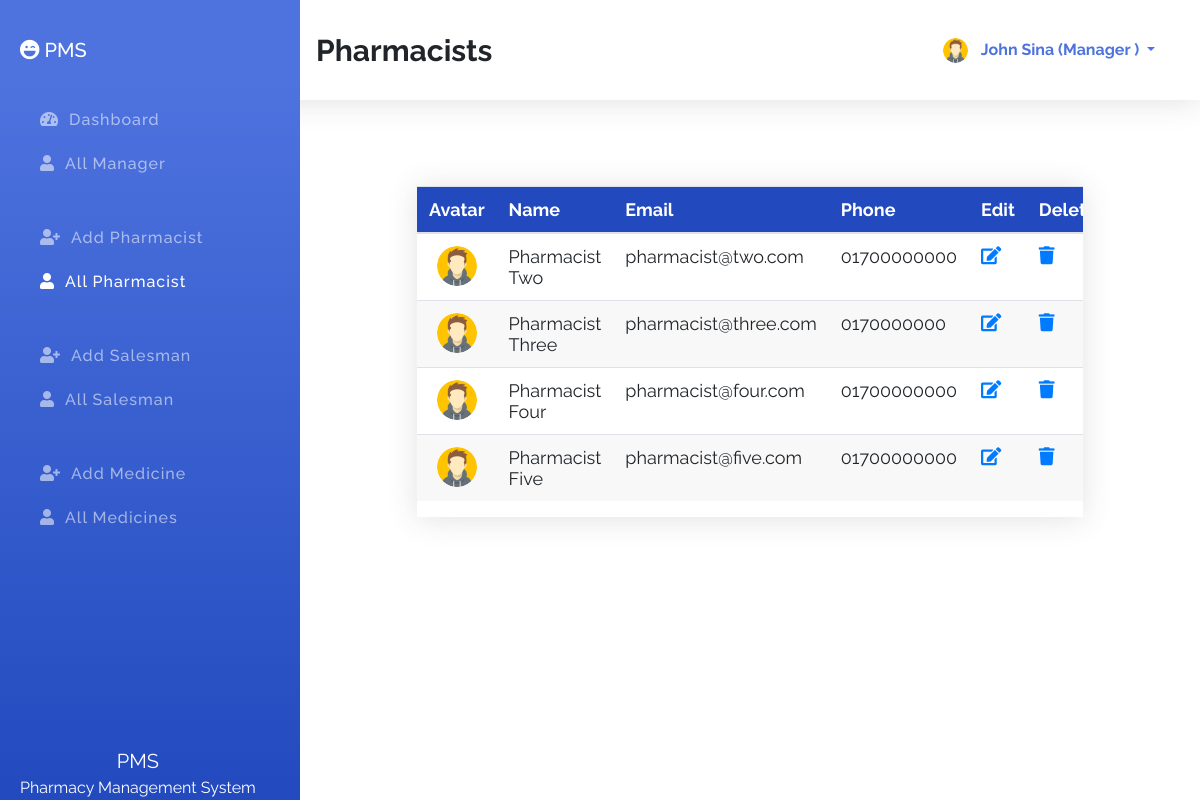
Screenshot of /index.php?id=allPharmacist (signed in) with the database file from the repository.
### tables this page shows
CREATE TABLE `managers` (
  `id` int(11) NOT NULL,
  `fname` varchar(100) NOT NULL,
  `lname` varchar(100) NOT NULL,
  `email` varchar(100) NOT NULL,
  `phone` varchar(100) NOT NULL,
  `password` varchar(100) NOT NULL,
  `role` varchar(100) NOT NULL DEFAULT 'manager',
  `avatar` varchar(255) NOT NULL DEFAULT 'avatar.png'
);

CREATE TABLE `pharmacists` (
  `id` int(11) NOT NULL,
  `fname` varchar(100) NOT NULL,
  `lname` varchar(100) NOT NULL,
  `email` varchar(100) NOT NULL,
  `phone` varchar(100) NOT NULL,
  `password` varchar(100) NOT NULL,
  `role` varchar(100) NOT NULL DEFAULT 'pharmacist',
  `avatar` varchar(255) NOT NULL DEFAULT 'avatar.png'
);

### index.php (the view, shortened to what this page needs)
<?php
    $sessionId = $_SESSION['id'] ?? '';
    $sessionRole = $_SESSION['role'] ?? '';
    $connection = mysqli_connect( DB_HOST, DB_USER, DB_PASSWORD, DB_NAME );
    $id = $_REQUEST['id'] ?? 'dashboard';
    $action = $_REQUEST['action'] ?? '';
?>
<!DOCTYPE html>
<html lang="en">
<head>
    <link rel="stylesheet" href="assets/css/bootstrap.min.css">
    <link rel="stylesheet" href="assets/css/all.min.css">
    <link rel="stylesheet" href="assets/css/style.css">
</head>
<body>
    <section class="topber">
        <div class="topber__title">
            <span class="topber__title--text">
                <?php
                    if ( 'dashboard' == $id ) {
                        echo "DashBoard";
                    } elseif ( 'addManager' == $id ) {
                        echo "Add Manager";
                    } elseif ( 'allManager' == $id ) {
                        echo "Managers";
                    } elseif ( 'addPharmacist' == $id ) {
                        echo "Add Pharmacist";
                    } elseif ( 'allPharmacist' == $id ) {
                        echo "Pharmacists";
                    } elseif ( 'addSalesman' == $id ) {
                        echo "Add Salesman";
                    } elseif ( 'allSalesman' == $id ) {
                        echo "Salesmans";
                    } elseif ( 'addMedicine' == $id ) {
                        echo "Add Medicine";
                    } elseif ( 'allMedicine' == $id ) {
                        echo "Medicines";
                    } elseif ( 'userProfile' == $id ) {
                        echo "Your Profile";
                    } elseif ( 'editManager' == $action ) {
                        echo "Edit Manager";
                    } elseif ( 'editPharmacist' == $action ) {
                        echo "Edit Pharmacist";
                    } elseif ( 'editSalesman' == $action ) {
                        echo "Edit Salesman";
                    }
                ?>
            </span>
        </div>
        <div class="topber__profile">
            <?php
                $query = "SELECT fname,lname,role,avatar FROM {$sessionRole}s WHERE id='$sessionId'";
                $result = mysqli_query( $connection, $query );
                if ( $data = mysqli_fetch_assoc( $result ) ) {
                    $fname = $data['fname'];
                    $lname = $data['lname'];
                    $role = $data['role'];
                    $avatar = $data['avatar'];
                ?>
                <img src="assets/img/<?php echo "$avatar"; ?>" height="25" width="25" class="rounded-circle" alt="profile">
                <div class="dropdown">
                    <button class="btn dropdown-toggle" type="button" id="dropdownMenuButton" data-toggle="dropdown" aria-haspopup="true" aria-expanded="false">
                    <?php
                        echo "$fname $lname (" . ucwords( $role ) . " )";
                        }
                    ?>
                    </button>
                </div>
        </div>
    </section>
    <section id="sideber" class="sideber">
        <ul class="sideber__ber">
            <h3 class="sideber__panel"><i id="left" class="fas fa-laugh-wink"></i> PMS</h3>
            <li id="left" class="sideber__item<?php if ( 'dashboard' == $id ) {
                                                  echo " active";
                                              }?>">
                <a href="index.php?id=dashboard"><i id="left" class="fas fa-tachometer-alt"></i>Dashboard</a>
            </li>
            <li id="left" class="sideber__item<?php if ( 'allManager' == $id ) {
    echo " active";
}?>">
                <a href="index.php?id=allManager"><i id="left" class="fas fa-user"></i>All Manager</a>
            </li>
            <?php if ( 'admin' == $sessionRole || 'manager' == $sessionRole ) {?>
                <li id="left" class="sideber__item sideber__item--modify<?php if ( 'addPharmacist' == $id ) {
                                                                            echo " active";
                                                                        }?>">
                    <a href="index.php?id=addPharmacist"><i id="left" class="fas fa-user-plus"></i></i>Add
                        Pharmacist</a>
                </li><?php }?>
            <li id="left" class="sideber__item<?php if ( 'allPharmacist' == $id ) {
    echo " active";
}?>">
                <a href="index.php?id=allPharmacist"><i id="left" class="fas fa-user"></i>All Pharmacist</a>
            </li>
            <?php if ( 'admin' == $sessionRole || 'manager' == $sessionRole || 'pharmacist' == $sessionRole ) {?>
                <li id="left" class="sideber__item sideber__item--modify<?php if ( 'addSalesman' == $id ) {
                                                                            echo " active";
                                                                        }?>">
                    <a href="index.php?id=addSalesman"><i id="left" class="fas fa-user-plus"></i>Add Salesman</a>
                </li><?php }?>
            <li id="left" class="sideber__item<?php if ( 'allSalesman' == $id ) {
    echo " active";
}?>">
                <a href="index.php?id=allSalesman"><i id="left" class="fas fa-user"></i>All Salesman</a>
            </li>
            <?php if ( 'admin' == $sessionRole || 'manager' == $sessionRole || 'pharmacist' == $sessionRole ) {?>
                <li id="left" class="sideber__item sideber__item--modify<?php if ( 'addMedicine' == $id ) {
                                                                            echo " active";
                                                                        }?>">
                    <a href="index.php?id=addMedicine"><i id="left" class="fas fa-user-plus"></i>Add Medicine</a>
                </li><?php }?>
            <li id="left" class="sideber__item<?php if ( 'allMedicine' == $id ) {
    echo " active";
}?>">
                <a href="index.php?id=allMedicine"><i id="left" class="fas fa-user"></i>All Medicines</a>
            </li>
        </ul>
        <footer class="text-center"><span>PMS</span><br>Pharmacy Management System</footer>
    </section>
    <section class="main">
        <div class="container">
            <div class="pharmacist">
                <?php if ( 'allPharmacist' == $id ) {?>
                    <div class="allPharmacist">
                        <div class="main__table">
                            <table class="table">
                                <thead>
                                    <tr>
                                        <th scope="col">Avatar</th>
                                        <th scope="col">Name</th>
                                        <th scope="col">Email</th>
                                        <th scope="col">Phone</th>
                                        <?php if ( 'admin' == $sessionRole || 'manager' == $sessionRole ) {?>
                                            <th scope="col">Edit</th>
                                            <th scope="col">Delete</th>
                                        <?php }?>
                                    </tr>
                                </thead>
                                <tbody>
                                    <?php
                                        $getPharmacist = "SELECT * FROM pharmacists";
                                            $result = mysqli_query( $connection, $getPharmacist );
                                        while ( $pharmacist = mysqli_fetch_assoc( $result ) ) {?>
                                        <tr>
                                            <td>
                                                <center><img class="rounded-circle" width="40" height="40" src="assets/img/<?php echo $pharmacist['avatar']; ?>" alt=""></center>
                                            </td>
                                            <td><?php printf( "%s %s", $pharmacist['fname'], $pharmacist['lname'] );?></td>
                                            <td><?php printf( "%s", $pharmacist['email'] );?></td>
                                            <td><?php printf( "%s", $pharmacist['phone'] );?></td>
                                            <?php if ( 'admin' == $sessionRole || 'manager' == $sessionRole ) {?>
                                                <td><?php printf( "<a href='index.php?action=editPharmacist&id=%s'><i class='fas fa-edit'></i></a>", $pharmacist['id'] )?></td>
                                                <td><?php printf( "<a class='delete' href='index.php?action=deletePharmacist&id=%s'><i class='fas fa-trash'></i></a>", $pharmacist['id'] )?></td>
                                            <?php }?>
                                        </tr>
                                    <?php }?>
                                </tbody>
                            </table>
                        </div>
                    </div>
                <?php }?>
            </div>
        </div>
    </section>
</body>
</html>

### assets/css/style.css (style rules this page uses)
*, *::before, *::after { margin: 0; padding: 0; -webkit-box-sizing: border-box; box-sizing: border-box; }
body { font-family: "Raleway", sans-serif; }
a { text-decoration: none !important; }
.topber { position: fixed; width: 100%; top: 0; left: 0; padding-left: 300px; right: 0; z-index: 999; -webkit-box-shadow: 0 0.15rem 1.75rem 0 rgba(58, 59, 69, 0.15); box-shadow: 0 0.15rem 1.75rem 0 rgba(58, 59, 69, 0.15); background-color: #fff; }
.topber__title { height: 12.5vh; float: left; display: -webkit-box; display: -ms-flexbox; display: flex; -webkit-box-orient: horizontal; -webkit-box-direction: normal; -ms-flex-direction: row; flex-direction: row; -webkit-box-align: center; -ms-flex-align: center; align-items: center; padding-left: 1rem; }
.topber__title--text { font-size: 30px; font-weight: bold; }
.topber__profile { height: 12.5vh; float: right; padding-right: 10px; display: -webkit-box; display: -ms-flexbox; display: flex; -webkit-box-orient: horizontal; -webkit-box-direction: normal; -ms-flex-direction: row; flex-direction: row; -webkit-box-align: center; -ms-flex-align: center; align-items: center; padding: 2rem; }
.topber__profile button { color: #4e73df; line-height: 10px; font-weight: bold; }
.sideber { position: fixed; top: 0; overflow-y: auto; left: 0; bottom: 0; width: 300px; height: 100vh; padding: 40px 20px 20px 20px; background-color: #4e73df; background-image: -webkit-gradient(linear, left top, left bottom, color-stop(10%, #4e73df), to(#224abe)); background-image: linear-gradient(180deg, #4e73df 10%, #224abe 100%); background-size: cover; -webkit-transition: left 0.5s ease; transition: left 0.5s ease; z-index: 999; }
.sideber__ber { list-style: none; }
.sideber__panel { font-size: 20px; color: #fff; line-height: 1.2rem; padding-bottom: 30px; }
.sideber__panel i { color: #fff; }
.sideber__item { padding: 10px; }
.sideber__item a { color: rgba(255, 255, 255, 0.55); font-size: 16px; letter-spacing: 1px; font-weight: 500; }
.sideber__item a i { color: rgba(255, 255, 255, 0.55); padding: 0 10px; }
.sideber__item:hover a, .sideber__item.active a, .sideber__item.active i, .sideber__item:hover i { color: #fff; -webkit-transition: 0.3s ease; transition: 0.3s ease; }
.sideber__item--modify { padding: 40px 10px 10px 10px; }
.sideber footer { position: absolute; bottom: 0; font-size: 16px; color: #fff; }
.sideber footer span { font-size: 20px; }
.main { margin-left: 300px; margin-top: 10vh; padding: 2rem; }
.main__table { margin: 50px 70px; -webkit-box-shadow: 0 0.15rem 1.75rem 0 rgba(58, 59, 69, 0.15); box-shadow: 0 0.15rem 1.75rem 0 rgba(58, 59, 69, 0.15); overflow-x: auto; }
.main__table .table { font-size: 18px; font-weight: 400; }
.main__table .table th { color: #ffffff; background: #224abe; }
.main__table .table tr:nth-child(even) { background: #f8f8f8; }

### rows the page displays
managers: avatar (placeholder picture), fname "John", lname "Sina", role "Manager"
pharmacists: avatar (placeholder picture), fname "Pharmacist", lname "Two", email "pharmacist@two.com", phone "01700000000"
pharmacists: avatar (placeholder picture), fname "Pharmacist", lname "Three", email "pharmacist@three.com", phone "0170000000"
pharmacists: avatar (placeholder picture), fname "Pharmacist", lname "Four", email "pharmacist@four.com", phone "01700000000"
pharmacists: avatar (placeholder picture), fname "Pharmacist", lname "Five", email "pharmacist@five.com", phone "01700000000"
